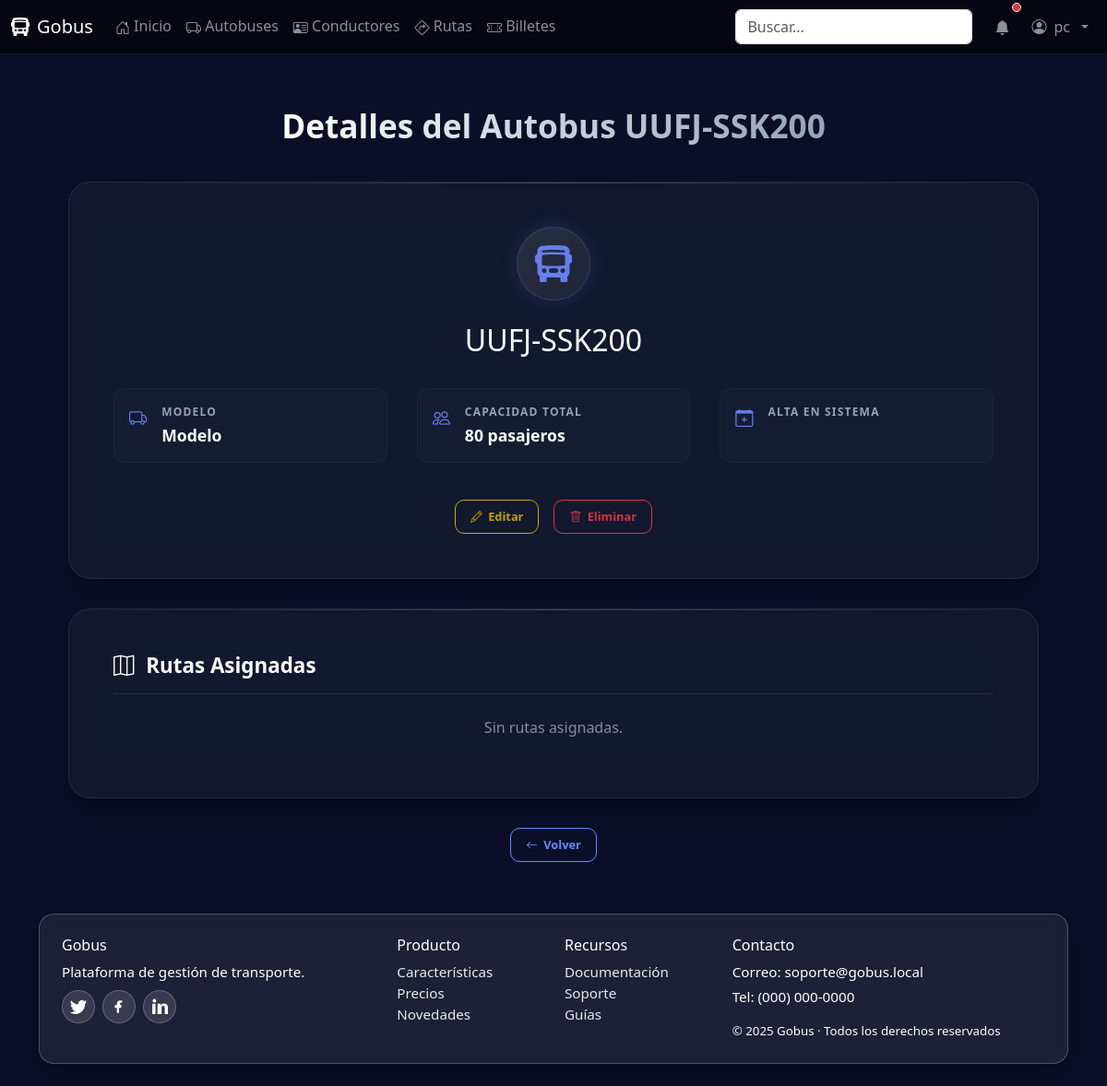
Before: /autobuses/2/ (signed in) with the older database file.
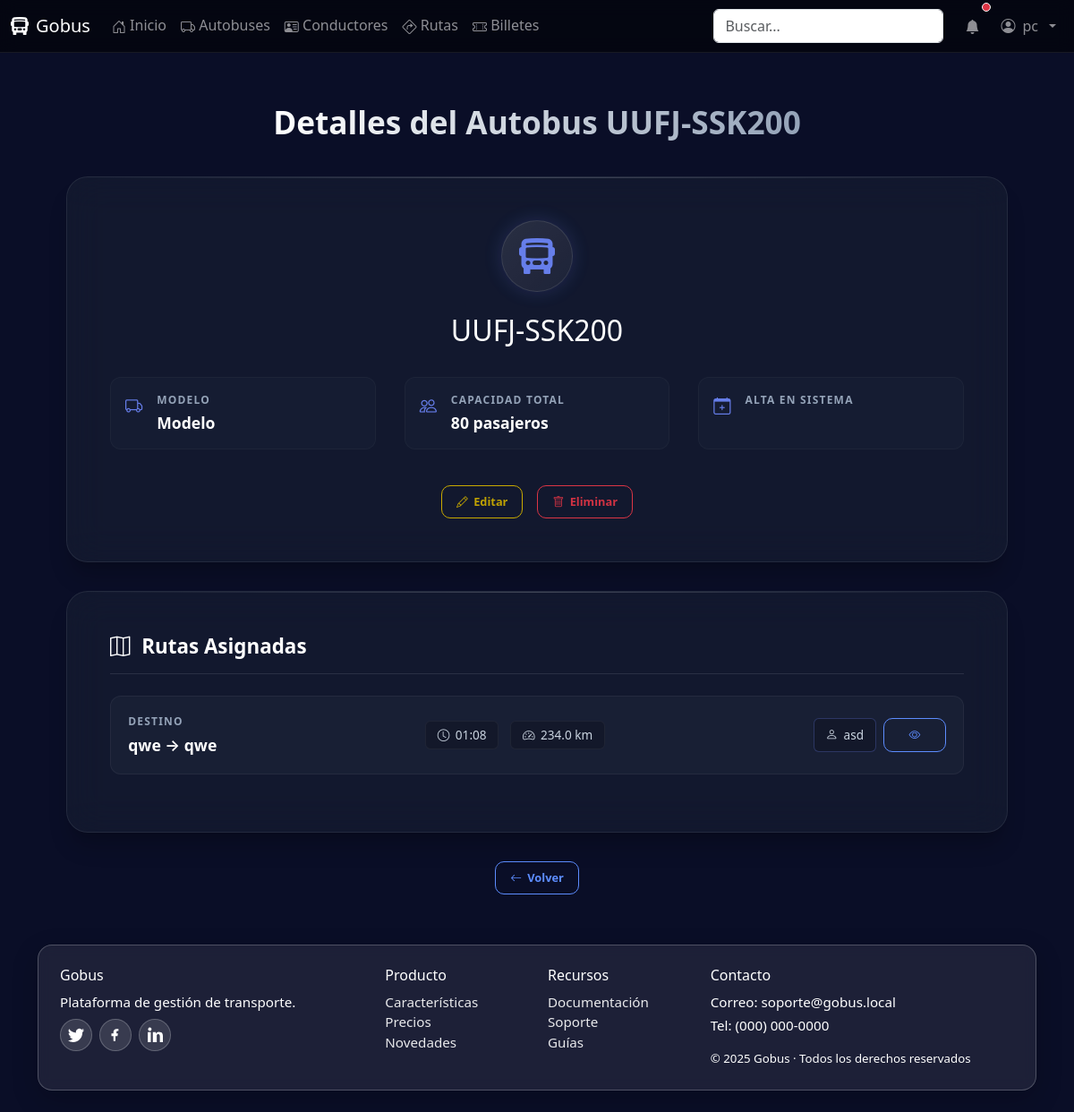
After: the same page with the newer database file.
### core/models.py (models this page shows, shortened)
class Ruta(models.Model):
    origen = models.CharField(max_length=120)
    destino = models.CharField(max_length=120)
    paradas = models.JSONField(blank=True, default=list, help_text="Lista de paradas intermedias")
    distancia = models.FloatField(help_text="Distancia en km")
    autobus = models.ForeignKey(Autobus, on_delete=models.SET_NULL, null=True, blank=True, related_name="rutas")
    conductor = models.ForeignKey(Conductor, on_delete=models.SET_NULL, null=True, blank=True, related_name="rutas")
    hora_salida = models.DateTimeField()
    frecuencia = models.CharField(max_length=50, help_text="Ej: Diario, Semanal, Cada 30 min")

class Conductor(models.Model):
    nombre = models.CharField(max_length=150)
    licencia = models.CharField(max_length=50, unique=True)

### core/views.py (the view)
# urls.py: path('autobuses/<int:pk>/', views.autobus_detail, name='autobus_detail'),
@login_required
def autobus_detail(request, pk):
    autobus = get_object_or_404(Autobus, pk=pk)
    rutas = autobus.rutas.all().order_by('-hora_salida')
    context = {
        'autobus': autobus,
        'rutas': rutas,
        'title': f'Detalles del Autobus {autobus.matricula}'
    }
    return render(request, 'core/autobus/autobus_detail.html', context)

### core/templates/core/autobus/autobus_detail.html (shortened to what this page needs)
{% extends 'base.html' %}
{% load static %}
{% block head_extra %}
<link href="{% static 'core/css/home-modern.css' %}" rel="stylesheet">
<link href="{% static 'core/css/crud.css' %}" rel="stylesheet">
{% endblock %}
{% block content %}
<div class="detail-container">
  <div class="detail-header">
    <h1 class="detail-title">{{ title }}</h1>
  </div>
  <div class="glass-card">
    <div class="main-icon-circle">
      <i class="bi bi-bus-front-fill"></i>
    </div>
    <div style="text-align: center; margin-bottom: 2rem;">
        <h2 style="color: white; margin: 0;">{{ autobus.matricula }}</h2>
    </div>
    <div class="info-grid">
      <div class="info-item">
        <div class="info-icon"><i class="bi bi-truck"></i></div>
        <div class="info-content">
          <span class="info-label">Modelo</span>
          <div class="info-value">{{ autobus.modelo }}</div>
        </div>
      </div>
      <div class="info-item">
        <div class="info-icon"><i class="bi bi-people"></i></div>
        <div class="info-content">
          <span class="info-label">Capacidad Total</span>
          <div class="info-value">{{ autobus.capacidad }} pasajeros</div>
        </div>
      </div>
      <div class="info-item">
        <div class="info-icon"><i class="bi bi-calendar-plus"></i></div>
        <div class="info-content">
          <span class="info-label">Alta en Sistema</span>
        </div>
      </div>
    </div>
    <div class="action-buttons">
      <a href="{% url 'autobus_edit' autobus.pk %}" class="btn-action btn-edit"><i class="bi bi-pencil"></i> Editar</a>
      <a href="{% url 'autobus_delete' autobus.pk %}" class="btn-action btn-delete"><i class="bi bi-trash"></i> Eliminar</a>
    </div>
  </div>
  <div class="glass-card">
    <h3 class="section-title"><i class="bi bi-map"></i> Rutas Asignadas</h3>
    {% if rutas %}
      {% for ruta in rutas %}
        <div class="list-item-card">
            <div>
                <div class="info-label">Destino</div>
                <div class="info-value">{{ ruta.origen }} &rarr; {{ ruta.destino }}</div>
            </div>
            <div class="tag-group">
                <span class="data-tag"><i class="bi bi-clock"></i> {{ ruta.hora_salida|date:"H:i" }}</span>
                <span class="data-tag"><i class="bi bi-speedometer2"></i> {{ ruta.distancia }} km</span>
            </div>
            {% if ruta.conductor %}
            <div class="action-group">
              <div class="data-tag" style="border-color: rgba(102, 126, 234, 0.3);">
                  <i class="bi bi-person"></i> {{ ruta.conductor.nombre }}
              </div>
              <a href="{% url 'ruta_detail' ruta.pk %}" class="btn-action btn-view">
                <i class="bi bi-eye"></i>
              </a>
            </div>
            {% endif %}
        </div>
      {% endfor %}
    {% else %}
        <p style="text-align: center; color: rgba(255,255,255,0.5);">Sin rutas asignadas.</p>
    {% endif %}
  </div>
  <div style="text-align: center;">
    <a href="{% url 'autobus_list' %}" class="btn-action btn-view"><i class="bi bi-arrow-left"></i> Volver</a>
  </div>
</div>
{% endblock %}

Changed rows visible on the page:
added Ruta: origen "qwe", destino "qwe", hora_salida "01:08", distancia "234.0", conductor.nombre "asd"
Other visible differences:
text no longer shown: "Sin rutas asignadas."
